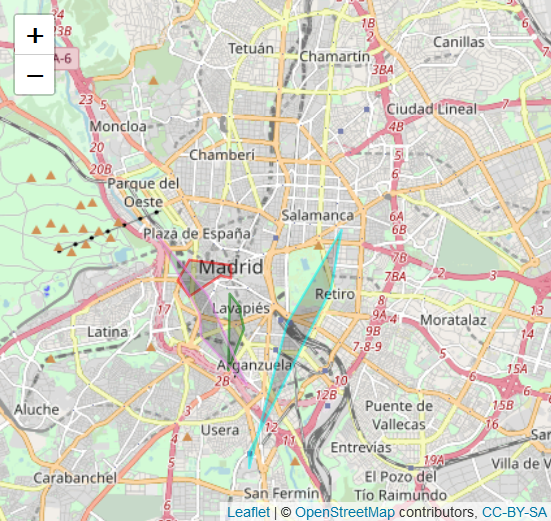

Recreate this plot in R.
library(leaflet)
source("TFM/SortPoints.R")


communityDF <- data_frame(comName = names(membership(cfg)), comMembership = membership(cfg))
stationsDataWithCoords <- full_join(stationsDataName, communityDF, by = c("name" = "comName"))

stationsForCommunityPlot <- na.exclude(stationsDataWithCoords)
pruebaPlot <- stationsForCommunityPlot %>% group_by(comMembership) %>% arrange(comMembership, desc(longitude), latitude)

communityNumbers <- sort(unique(stationsForCommunityPlot$comMembership))

m <- leaflet()%>%
  addTiles()%>%
  setView(lng = -3.68, lat = 40.43, zoom = 12.5)

paletteOfColors <- c("red", "blue", "yellow", "violet", "aqua", "orange", "green")
for(comNumber in communityNumbers){
  communityData <- pruebaPlot %>% filter(comMembership == comNumber)
  communityData <- as.data.frame(communityData)
  communityData <-  sort_points(communityData, y = "latitude", x = "longitude", clockwise = TRUE)
  latitude <- communityData$latitude
  longitude <- communityData$longitude
  
 m <- m %>% addPolygons(lat = c(latitude), lng = c(longitude), color = paletteOfColors[comNumber])

  
}
m




##-- Cluster 1 --##
solA <- c(40.4169473, -3.7035284999999476)
jacintoBenavente <- c(40.4143301, -3.7032868000000008)
palacioDeOriente <- c(40.417955, -3.7143120000000636)
plazaSanFrancisco <- c(40.41074750000001, -3.714488299999971)
plazaDeLaProvincia <- c(40.414799, -3.7060954999999467)
segovia45 <- c(40.4136841, -3.717536300000006)


##- Cluster 2 --##
jesusYMaria <- c(40.4112154, -3.703640500000006)
santaMariaDeLaCabeza <- c(40.3957595, -3.7041702000000214)
palosDeLaFrontera <- c(40.4039957, -3.699952899999971)
plazaDeLavapies <- c(40.4088039, -3.7012909000000036)


##-- Cluster 3 --##
puertaDeGranada <- c(40.4122218, -3.676975900000002)
puertaDoceOctubre <- c(40.3791146, -3.6986971999999696)
hospitalDoceOctubre <- c(40.3762126, -3.6986884000000373)
atocha <- c(40.4051583, -3.6885069999999587)
plazaFelipeII <- c(40.4239222, -3.6741997999999967)


##-- Cluster 4 --##
metroPiramidesMadrid <- c(40.4025129, -3.7113828999999896)
plazaDeLaCebada <- c(40.4107817, -3.7096773000000667)
embajadores <- c(40.4081286, -3.707738699999936)
puertaDeToledo <- c(40.4069778, -3.7114971999999398)
entradaMatadero <- c(40.3928787, -3.69932689999996)
paseoDeLaFlorida <- c(40.4226321, -3.72275680000007)

m <- leaflet()%>%
  addTiles()%>%
  setView(lng = -3.68, lat = 40.43, zoom = 12.5) %>%
  addPolygons(lat = c(
                puertaDeGranada[1], puertaDoceOctubre[1], hospitalDoceOctubre[1], atocha[1], plazaFelipeII[1]),
              lng = c(
                puertaDeGranada[2], puertaDoceOctubre[2], hospitalDoceOctubre[2], atocha[2], plazaFelipeII[2]),
                weight = 2, fillColor = T, color = "aqua"
              )%>%
  addPolygons(lat = c(
    jesusYMaria[1], santaMariaDeLaCabeza[1], palosDeLaFrontera[1], plazaDeLavapies[1]
  ), lng = c(
    jesusYMaria[2], santaMariaDeLaCabeza[2], palosDeLaFrontera[2], plazaDeLavapies[2]
  ),weight = 2, fillColor = T, color = "green"
  )%>%
  addPolygons(lat = c(
    solA[1], jacintoBenavente[1], plazaDeLaProvincia[1], plazaSanFrancisco[1], segovia45[1], palacioDeOriente[1]
  ), lng = c(
    solA[2], jacintoBenavente[2], plazaDeLaProvincia[2], plazaSanFrancisco[2], segovia45[2], palacioDeOriente[2]
  ),weight = 2, fillColor = T, color = "red"
  )%>%
  addPolygons(lat = c(
    paseoDeLaFlorida[1], plazaDeLaCebada[1],  embajadores[1],  entradaMatadero[1], metroPiramidesMadrid[1], puertaDeToledo[1]
  ), lng = c(
    paseoDeLaFlorida[2], plazaDeLaCebada[2], embajadores[2],  entradaMatadero[2], metroPiramidesMadrid[2], puertaDeToledo[2]
  ),weight = 2, fillColor = T, color = "violet"
  )
m 
